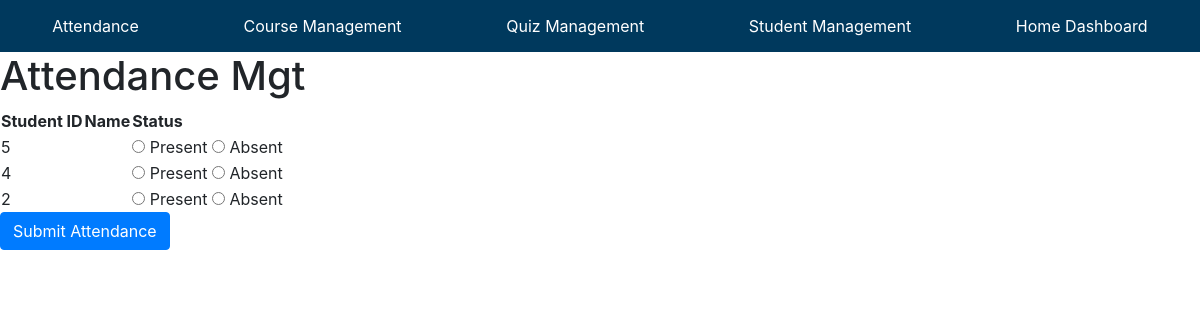
The page /attendance/ on the database as committed earlier.
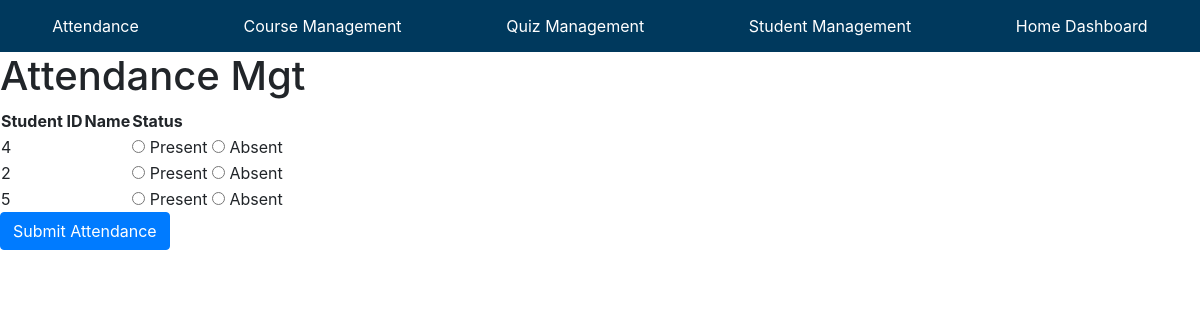
The same page on the database as committed later.
### studentmgt/models.py (models this page shows)
class Student(models.Model):
    st_id = models.TextField(primary_key=True)
    fname = models.CharField(max_length=255)
    lname = models.CharField(max_length=255)
    dob = models.DateField()
    gender = models.CharField(max_length=1)
    st_email = models.EmailField()
    pr_email = models.EmailField()
    phone = models.CharField(max_length=20)
    address = models.TextField()

### attendance/views.py (the view)
# urls.py: path("", views.attendance_home, name="attendance_home"),
def attendance_home(request):
    today = timezone.now().date()
    existing_attendance = Attendance.objects.filter(date=today)
    if existing_attendance.exists():
        attendance_list = existing_attendance.select_related('st_id').order_by('st_id')
        return render(request, 'attendance/attendance_list.html', {'attendance_list': attendance_list})
    std=Student.objects.all()
    return render(request, "attendance/attendance_home.html",{'students':std})

### attendance/templates/attendance/attendance_home.html (shortened to what this page needs)
{% extends "base.html" %}
{% block body %}
<h1>Attendance Mgt</h1>
<form method="POST" action="{% url 'attendance_add' %}">
    <table>
        <thead>
            <tr>
                <th>Student ID</th>
                <th>Name</th>
                <th>Status</th>
            </tr>
        </thead>
        <tbody>
            {% for student in students %}
            <tr>
                <td>{{ student.st_id }}</td>
                <td>{{ student.name }}</td>
                <td>
                    <input type="radio" name="status_{{ student.st_id }}" value="P"> Present
                    <input type="radio" name="status_{{ student.st_id }}" value="A"> Absent
                </td>
            </tr>
            {% endfor %}
        </tbody>
    </table>
    <button type="submit" class="btn btn-primary">Submit Attendance</button>
</form>
{% endblock body %}

Rows that differ between the two databases and show on the page:
changed Student id 5: moves down the list
